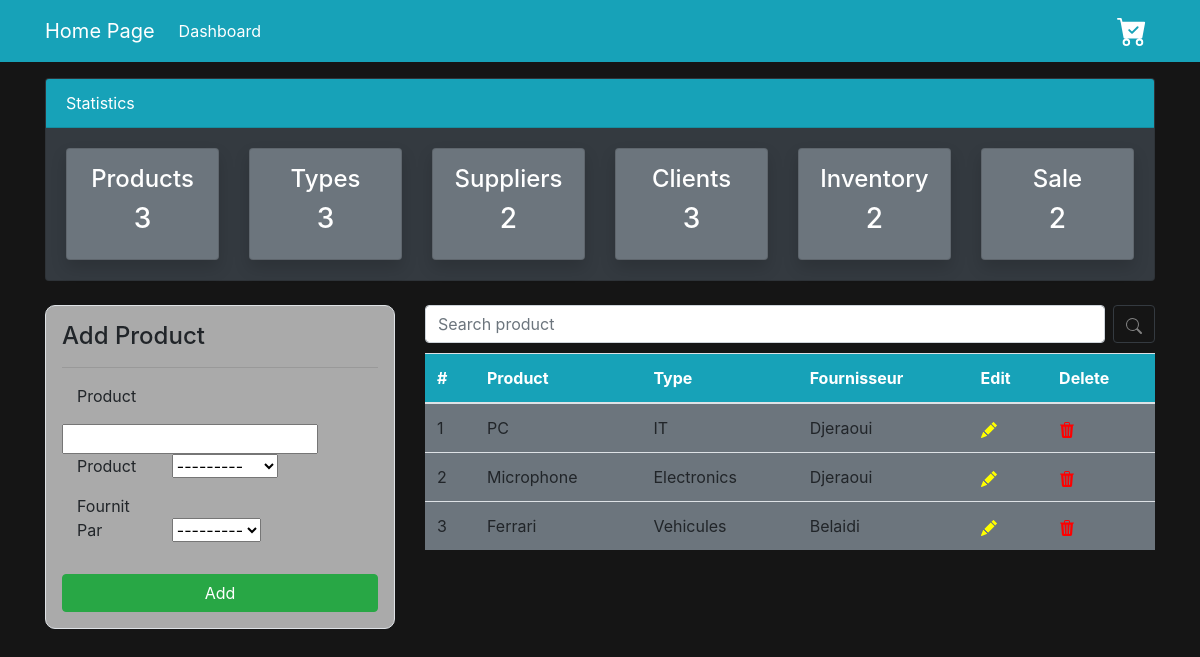
Before: /list_produits/ with the older database file.
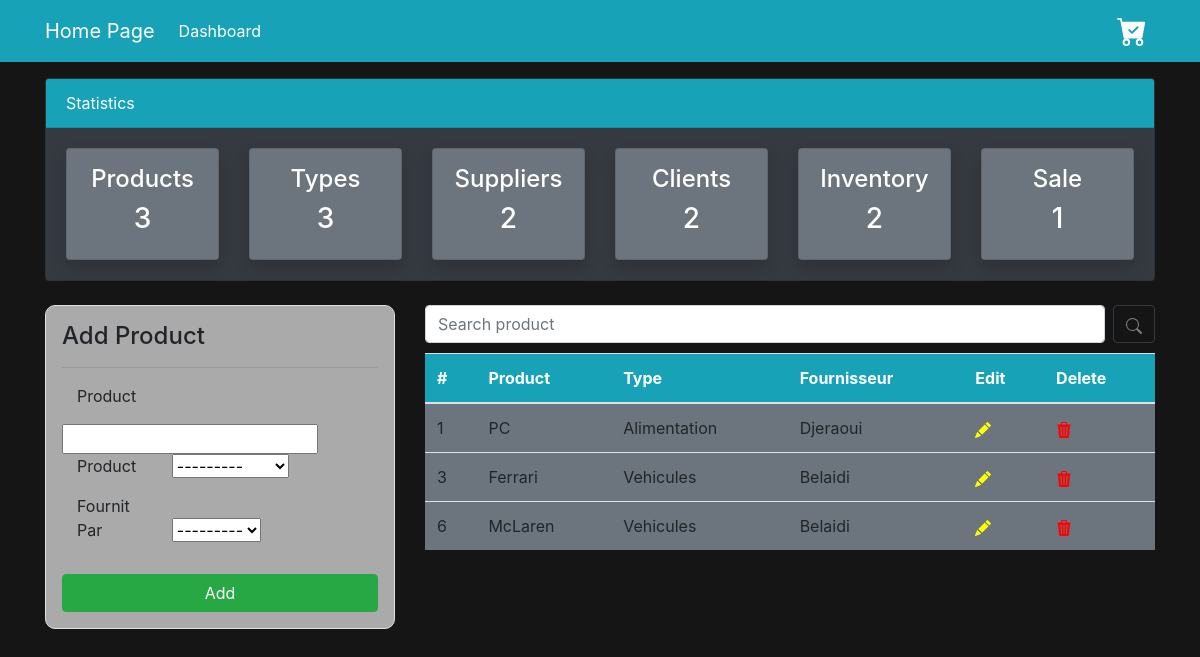
After: the same page with the newer database file.
### GestStockMagasin/models.py (models this page shows, shortened)
class Produit (models.Model):
    CodeP = models.AutoField(primary_key=True)
    DesignationP = models.CharField(max_length=100)
    Type = models.ForeignKey(TypeProduit, on_delete=models.CASCADE)
    Fournisseur = models.ForeignKey(Fournisseur, on_delete=models.CASCADE)

class TypeProduit (models.Model):
    CodeT = models.AutoField(primary_key=True)
    DesignationT = models.CharField(max_length=100)
    def __str__(self):
        return str(self.DesignationT)

class Fournisseur(models.Model):
    CodeF = models.AutoField(primary_key=True)
    NomF = models.CharField(max_length=100,default="")
    PrenomF = models.CharField(max_length=100,default="")
    AdresseF = models.CharField(max_length=100,default="")
    TelephoneF = models.CharField(max_length=100,default="")
    def __str__(self):
        return str(self.NomF)

### GestStockMagasin/views.py (the view)
# urls.py: path('list_produits/',views.afficher_Produits,name="dashboard-produits"),
def afficher_Produits(request):
    Prods = Produit.objects.all()
    prod_count = Prods.count()
    item = VenteComptoir.objects.all()
    vente_count = item.count()
    fours = Fournisseur.objects.all()
    fours_count = fours.count()
    types = TypeProduit.objects.all()
    type_count = types.count()
    users = User.objects.all()
    user_count = users.count()
    stock = Stock.objects.all()
    stock_count = stock.count()
    Clients = Client.objects.all()
    client_count = Clients.count()
    if request.method =="GET":
        query=request.GET.get('recherche')
        if query:
            Prods=Produit.objects.filter(DesignationP__contains = query)
    if request.method == 'POST':
        form = ProduitForm(request.POST)
        if form.is_valid():
            form.save()
            return redirect("dashboard-produits")
    else:
        form = ProduitForm()
    contexte = {
        'produits' : Prods,
        'form' : form,
        'P_count':prod_count,
        'F_count':fours_count,
        'C_count':client_count,
        'U_count': user_count,
        'V_count':vente_count,
        'T_count':type_count,
        'S_count':stock_count,
    }
    return render(request,"Produit/Produits.html",contexte)

### GestStockMagasin/forms.py
class ProduitForm(forms.ModelForm):
    class Meta:
        model = Produit
        fields = "__all__"

### GestStockMagasin/templates/Produit/Produits.html (shortened to what this page needs)
<!DOCTYPE html>
<html lang="en">
  <head>
    <link
      rel="stylesheet"
      href="https://cdn.jsdelivr.net/npm/bootstrap@4.6.2/dist/css/bootstrap.min.css"
    />
  </head>
  <body style="background-color: #151515">
    <nav class="navbar navbar-expand-lg navbar-info bg-info">
      <div class="container">
        <a class="navbar-brand text-white" href="{% url 'main-dashboard' %}"
          >Home Page</a
        >
        <div class="collapse navbar-collapse" id="navbarSupportedContent">
          <ul class="navbar-nav mr-auto">
            <li class="nav-item active">
              <a class="nav-link text-white" href="{% url 'main-dashboard' %}"
                >Dashboard <span class="sr-only">(current)</span></a
              >
            </li>
          </ul>
          <ul class="navbar-nav ml-auto">
            <li class="nav-item active">
              <a class="nav-link text-white" href="{% url 'main-dashboard' %}">
              </a>
            </li>
          </ul>
        </div>
      </div>
    </nav>
    <div class="container">
      <div class="row mt-3">
        <div class="col-md-12">
          <div class="card bg-dark">
            <div class="card-header text-white bg-info">Statistics</div>
            <div class="card-body">
              <div class="row">
                <div class="col-md-2">
                  <a
                    class="text-decoration-none text-white"
                    href="{% url 'dashboard-produits' %}"
                  >
                    <div
                      class="card my-card shadow text-center p-3 bg-secondary"
                    >
                      <h4>Products </h4>
                      <h3>{{ P_count }}</h3>
                    </div>
                  </a>
                </div>
                <div class="col-md-2">
                  <a
                    class="text-decoration-none text-white"
                    href="{% url 'dashboard-types' %}"
                  >
                    <div
                      class="card my-card shadow text-center p-3 bg-secondary"
                    >
                      <h4>Types </h4>
                      <h3>{{ T_count }}</h3>
                    </div>
                  </a>
                </div>
                <div class="col-md-2">
                  <a
                    class="text-decoration-none text-white"
                    href="{% url 'dashboard-Fournisseur' %}"
                  >
                    <div
                      class="card my-card shadow text-center p-3 bg-secondary"
                    >
                      <h4>Suppliers </h4>
                      <h3>{{ F_count }}</h3>
                    </div>
                  </a>
                </div>
                <div class="col-md-2">
                  <a
                    class="text-decoration-none text-white"
                    href="{% url 'dashboard-client' %}"
                  >
                    <div
                      class="card my-card shadow text-center p-3 bg-secondary"
                    >
                      <h4>Clients </h4>
                      <h3>{{ C_count }}</h3>
                    </div>
                  </a>
                </div>
                <div class="col-md-2">
                  <a
                    class="text-decoration-none text-white"
                    href="{% url 'dashboard-stock' %}"
                  >
                    <div
                      class="card my-card shadow text-center p-3 bg-secondary"
                    >
                      <h4>Inventory</h4>
                      <h3>{{ S_count }}</h3>
                    </div>
                  </a>
                </div>
                <div class="col-md-2">
                  <a
                    class="text-decoration-none text-white"
                    href="{% url 'dashboard-vente' %}"
                  >
                    <div
                      class="card my-card shadow text-center p-3 bg-secondary"
                    >
                      <h4>Sale</h4>
                      <h3>{{ V_count }}</h3>
                    </div>
                  </a>
                </div>
              </div>
            </div>
          </div>
        </div>
      </div>
    </div>
    <div class="container">
      <div class="row my-4">
        <div class="col-md-4">
          <div
            class="border p-3"
            style="border-radius: 10px; background-color: #aaaaaa"
          >
            <h4>Add Product</h4>
            <hr />
            <form action="" method="POST">
              <div class="form-group">
                <div>
                  <label class="col-md-4 form-group" for="inputAddress"
                    >Product</label
                  >
                  {{ form.DesignationP }}
                </div>
                <div>
                  <label class="col-md-4 form-group" for="inputAddress"
                    >Product</label
                  >
                  {{ form.Type }}
                </div>
                <div>
                  <label class="col-md-4 form-group" for="inputAddress"
                    >Fournit Par</label
                  >
                  {{ form.Fournisseur }}
                </div>
              </div>
              <input
                type="submit"
                value="Add"
                class="btn btn-success btn-block"
              />
            </form>
          </div>
        </div>
        <div class="col-md-8">
          <form style="margin-bottom: 10px" action="" method="GET">
            <div class="input-group">
              <input
                type="text"
                name="recherche"
                id="search"
                class="form-control rounded"
                placeholder="Search product"
                aria-label="Search"
                aria-describedby="search-addon"
              />
              <button
                style="margin-left: 8px"
                type="submit"
                class="btn btn-outline-dark"
              >
                <svg
                  xmlns="http://www.w3.org/2000/svg"
                  width="16"
                  height="16"
                  fill="grey"
                  class="bi bi-search"
                  viewBox="0 0 16 16"
                >
                  <path
                    d="M11.742 10.344a6.5 6.5 0 1 0-1.397 1.398h-.001c.03.04.062.078.098.115l3.85 3.85a1 1 0 0 0 1.415-1.414l-3.85-3.85a1.007 1.007 0 0 0-.115-.1zM12 6.5a5.5 5.5 0 1 1-11 0 5.5 5.5 0 0 1 11 0z"
                  />
                </svg>
              </button>
            </div>
          </form>
          <table class="table bg-secondary">
            <thead class="bg-info">
              <tr class="text-white">
                <th scope="col">#</th>
                <th scope="col">Product</th>
                <th scope="col">Type</th>
                <th scope="col">Fournisseur</th>
                <th scope="col">Edit</th>
                <th scope="col">Delete</th>
              </tr>
            </thead>
            <tbody>
              {% for p in produits %}
              <tr>
                <td class="text-black">{{ p.CodeP }}</td>
                <td class="text-black">{{ p.DesignationP }}</td>
                <td class="text-black">{{ p.Type }}</td>
                <td class="text-black">{{ p.Fournisseur }}</td>
                <td class="text-black">
                  <a href="{% url 'edit-product' p.CodeP %}">
                  </a>
                </td>
                <td class="text-black">
                  <a href="{% url 'delete-product' p.CodeP %}">
                  </a>
                </td>
              </tr>
              {% endfor %}
            </tbody>
          </table>
        </div>
      </div>
    </div>
  </body>
</html>

Changed rows visible on the page:
removed Produit: CodeP "2", DesignationP "Microphone", Type "Electronics", Fournisseur "Djeraoui"
changed through a linked row, Produit "PC": Type "IT" → "Alimentation"
added Produit: CodeP "6", DesignationP "McLaren", Type "Vehicules", Fournisseur "Belaidi"
Other visible differences:
{{ C_count }}: "3" → "2"
{{ V_count }}: "2" → "1"
